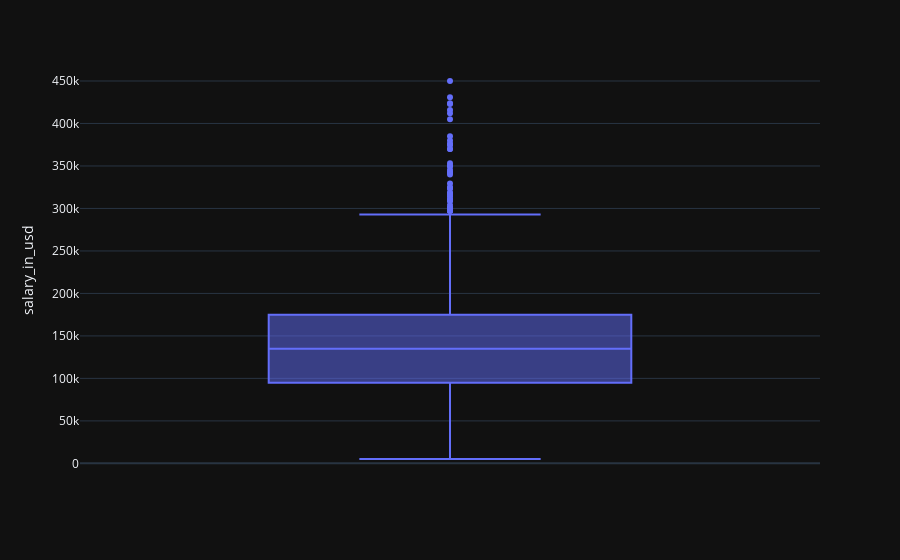

This figure's notebook cell:
### Markdown cell above
#### Identifica los outliers de nuestro dataset de forma gráfica:

### Code cell
fig = px.box(df, y="salary_in_usd", template="plotly_dark")
fig.show()

### Figure 1 — Plotly figure (JSON) as saved in the notebook; plotly's stock layout.template omitted (floating-point values rounded to 4 significant figures; data arrays with more than 128 entries replaced by an {"elided": "..."} marker saying what was removed)
{"data": [{"alignmentgroup": "True", "hovertemplate": "salary_in_usd=%{y}<extra></extra>", "legendgroup": "", "marker": {"color": "#636efa"}, "name": "", "notched": false, "offsetgroup": "", "orientation": "v", "showlegend": false, "type": "box", "x0": " ", "xaxis": "x", "y": {"elided": "3755 int values"}, "y0": " ", "yaxis": "y"}], "layout": {"boxmode": "group", "legend": {"tracegroupgap": 0}, "margin": {"t": 60}, "xaxis": {"anchor": "y", "domain": [0, 1]}, "yaxis": {"anchor": "x", "domain": [0, 1], "title": {"text": "salary_in_usd"}}}}
